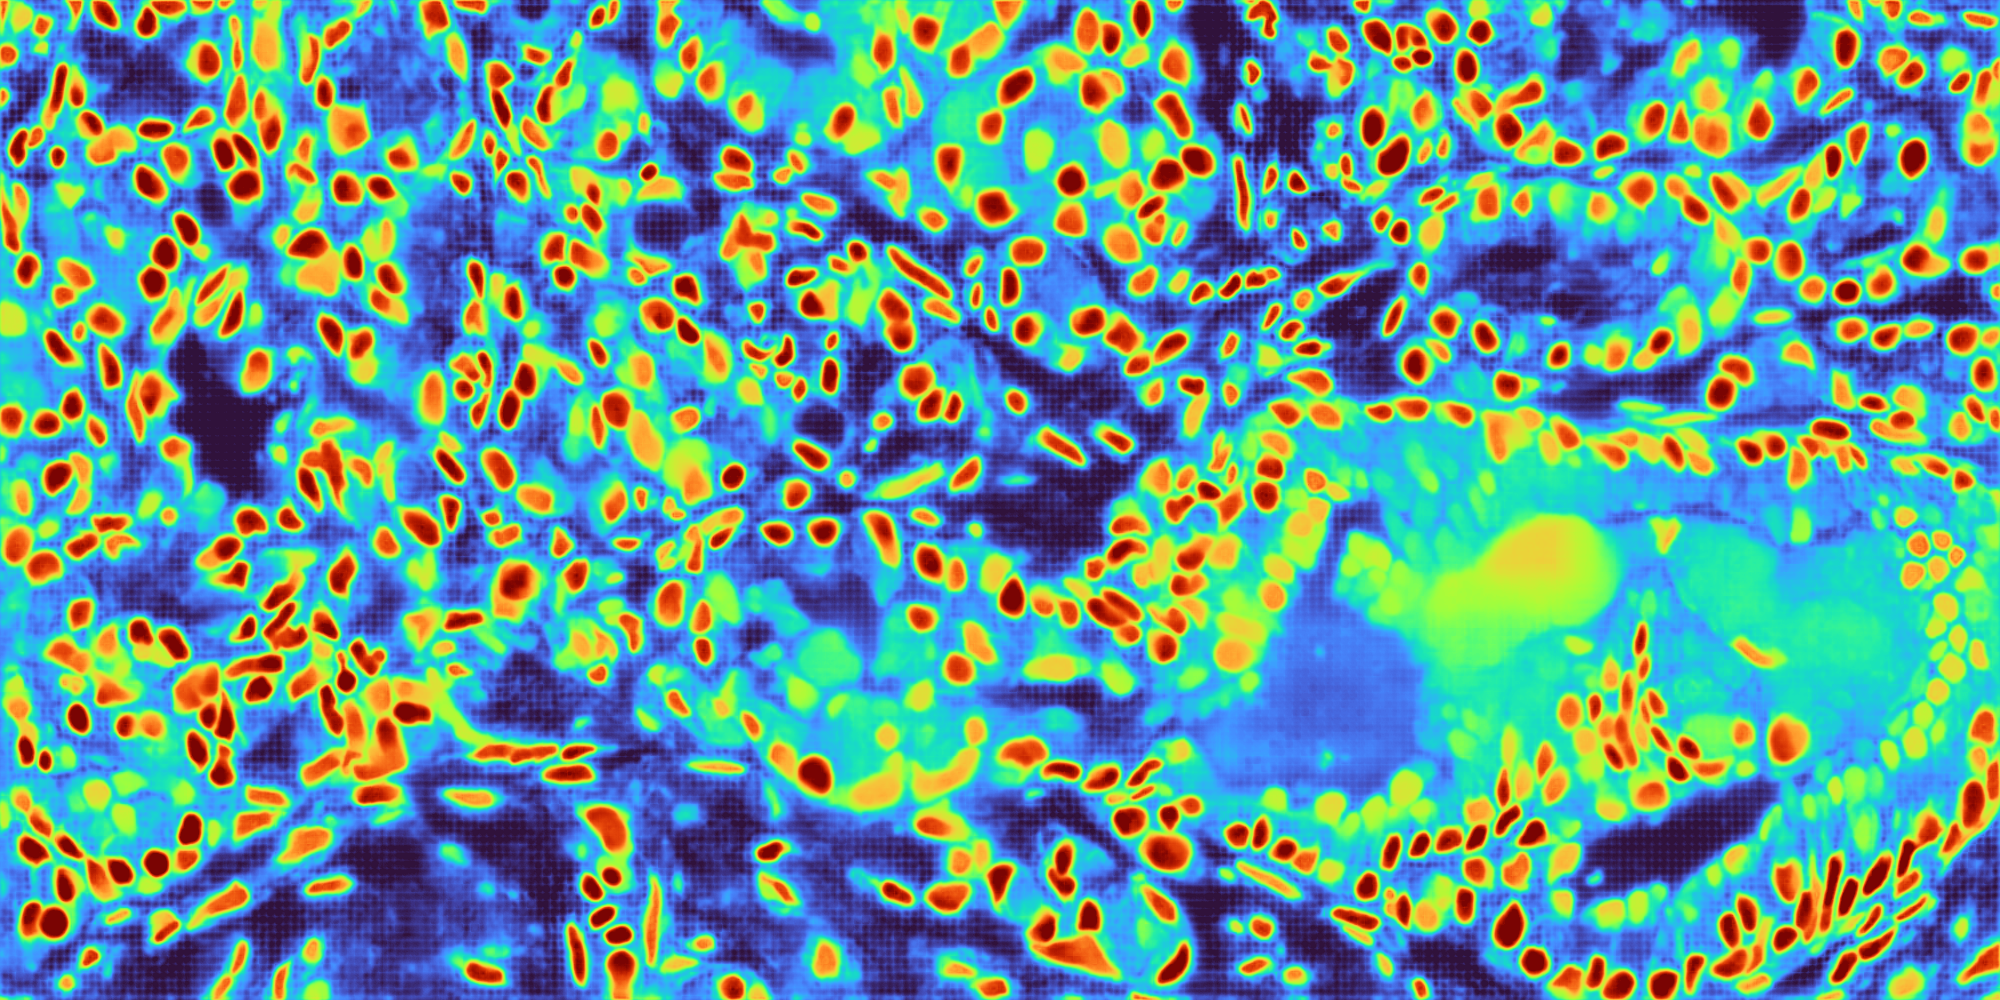

The script that saved this image:
#!/usr/bin/env python3
"""
Compute Cellpose **cell probability** (last network channel; trained as logits) and save a heatmap PNG.

Usage::

    PYTHONPATH=/path/to/cellpose python cellprob_heatmap.py image.tif -o cellprob_heat.png --gpu

Optional **--sigmoid** maps logits to (0,1) before coloring; omit to color raw logits.
"""

from __future__ import annotations

import argparse
import sys
from pathlib import Path

ROOT = Path(__file__).resolve().parent
CELLPOSE_DIR = ROOT / "cellpose"
if str(CELLPOSE_DIR) not in sys.path:
    sys.path.insert(0, str(CELLPOSE_DIR))


def cellprob_to_heatmap_u8(
    cellprob: "np.ndarray",
    *,
    use_sigmoid: bool,
    colormap: str = "turbo",
    p_low: float = 1.0,
    p_high: float = 99.0,
) -> "np.ndarray":
    """Return uint8 RGB heatmap [Ly, Lx, 3]."""
    import numpy as np
    import cv2

    x = np.asarray(cellprob, dtype=np.float64)
    if use_sigmoid:
        x = 1.0 / (1.0 + np.exp(-np.clip(x, -50, 50)))

    lo, hi = np.percentile(x, p_low), np.percentile(x, p_high)
    if hi <= lo + 1e-12:
        hi = lo + 1.0
    norm = np.clip((x - lo) / (hi - lo), 0.0, 1.0)
    u8 = (norm * 255.0).astype(np.uint8)

    name = colormap.upper()
    cmap_id = getattr(cv2, f"COLORMAP_{name}", None)
    if cmap_id is None:
        cmap_id = getattr(cv2, "COLORMAP_TURBO", cv2.COLORMAP_JET)
    bgr = cv2.applyColorMap(u8, cmap_id)
    return cv2.cvtColor(bgr, cv2.COLOR_BGR2RGB)


def main() -> int:
    import numpy as np

    parser = argparse.ArgumentParser(description="Cellpose cellprob → heatmap PNG")
    parser.add_argument("image", type=str, help="Input image path")
    parser.add_argument("-o", "--output", default="cellprob_heatmap.png", help="Output PNG")
    parser.add_argument("--gpu", action="store_true")
    parser.add_argument(
        "--sigmoid",
        action="store_true",
        help="Apply sigmoid (logits → probability-like [0,1]) before coloring",
    )
    parser.add_argument("--colormap", default="turbo", help="OpenCV colormap name (e.g. turbo, jet)")
    parser.add_argument("--diameter", type=float, default=None)
    parser.add_argument("--pretrained-model", default="cpsam")
    parser.add_argument("--save-npy", type=str, default=None, help="Optional path to save cellprob as .npy")
    args = parser.parse_args()

    from cellpose import io
    from cellpose.models import CellposeModel

    img_path = Path(args.image)
    if not img_path.is_file():
        print(f"not found: {img_path}", file=sys.stderr)
        return 1

    img = io.imread(str(img_path))
    model = CellposeModel(gpu=args.gpu, pretrained_model=args.pretrained_model)

    # compute_masks=False is faster if you only need flows; we need cellprob
    _masks, flows, _styles = model.eval(
        img,
        diameter=args.diameter,
        compute_masks=False,
    )
    # Single image: flows = [circ, dP, cellprob]
    cellprob = flows[2]
    cellprob = np.asarray(cellprob).squeeze()

    heat_rgb = cellprob_to_heatmap_u8(
        cellprob,
        use_sigmoid=args.sigmoid,
        colormap=args.colormap,
    )

    out = Path(args.output)
    out.parent.mkdir(parents=True, exist_ok=True)
    try:
        from imageio import imwrite
    except ImportError:
        from PIL import Image

        Image.fromarray(heat_rgb).save(out)
    else:
        imwrite(out, heat_rgb)

    if args.save_npy:
        np.save(args.save_npy, cellprob.astype(np.float32))
        print(f"saved cellprob array {cellprob.shape} → {args.save_npy}")

    print(f"saved heatmap → {out}")
    print(f"  cellprob shape {cellprob.shape}, dtype {cellprob.dtype}")
    print(f"  raw range [{cellprob.min():.4f}, {cellprob.max():.4f}]")
    if args.sigmoid:
        p = 1.0 / (1.0 + np.exp(-np.clip(cellprob, -50, 50)))
        print(f"  after sigmoid range [{p.min():.4f}, {p.max():.4f}]")
    return 0


if __name__ == "__main__":
    raise SystemExit(main())
